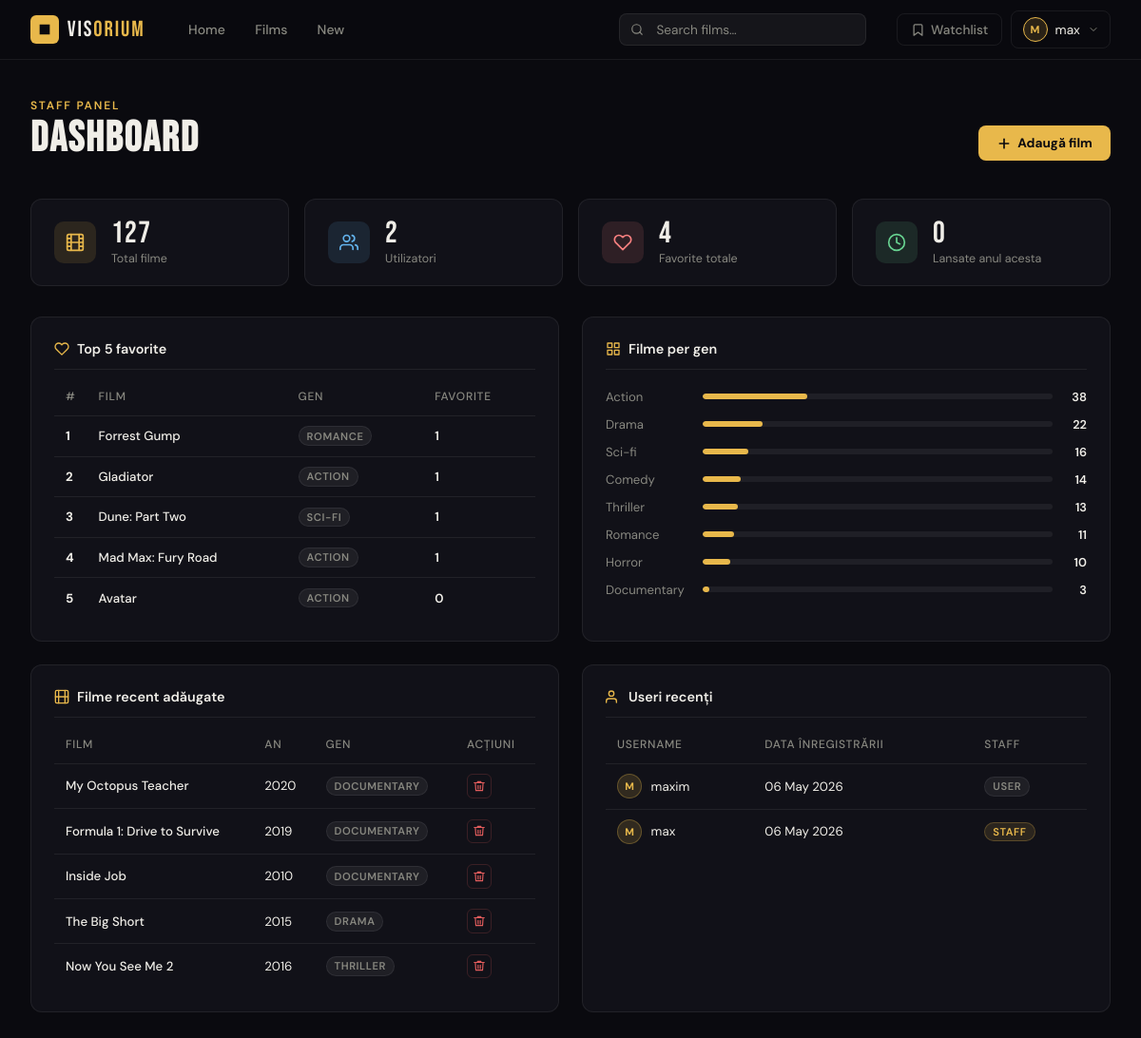
The page /dashboard/ (signed in) on the database its author committed.
### apps/catalog/models.py (models this page shows, shortened)
class Movie(models.Model):
    GENRE_CHOICES = [
        ('action', 'Action'),
        ('comedy', 'Comedy'),
        ('drama', 'Drama'),
        ('horror', 'Horror'),
        ('sci-fi', 'Sci-Fi'),
        ('thriller', 'Thriller'),
        ('romance', 'Romance'),
        ('documentary', 'Documentary'),
    ]
    title = models.CharField(max_length=70)
    description = models.TextField()
    image = models.ImageField(upload_to='posters/', null=True, blank=True)
    genre = models.CharField(max_length=50, choices=GENRE_CHOICES)
    duration = models.IntegerField(blank=True, null=True)
    release_year = models.IntegerField()

### apps/catalog/views.py (the view)
# urls.py: path('dashboard/', views.admin_dashboard, name='admin_dashboard'),
@staff_member_required
def admin_dashboard(request):
    total_movies = Movie.objects.count()
    total_users = User.objects.count()
    total_favorites = Favorite.objects.count()
    new_this_year = Movie.objects.filter(release_year=datetime.now().year).count()
    movies_by_genre = (
        Movie.objects.values('genre')
        .annotate(count=Count('id'))
        .order_by('-count')
    )
    top_movies = (
        Movie.objects.annotate(fav_count=Count('favorited_by'))
        .order_by('-fav_count')[:5]
    )
    recent_movies = Movie.objects.order_by('-id')[:5]
    recent_users = User.objects.order_by('-date_joined')[:5]
    return render(request, 'catalog/admin_dashboard.html', {
        'total_movies':    total_movies,
        'total_users':     total_users,
        'total_favorites': total_favorites,
        'new_this_year':   new_this_year,
        'movies_by_genre': movies_by_genre,
        'top_movies':      top_movies,
        'recent_movies':   recent_movies,
        'recent_users':    recent_users,
    })

### templates/catalog/admin_dashboard.html (shortened to what this page needs)
{% extends 'base.html' %}
{% load static %}
{% block extra_css %}
    <link rel="stylesheet" href="{% static 'css/dashboard.css' %}">
{% endblock %}
{% block content %}
<div class="dash-wrapper">
    <div class="dash-header">
        <div>
            <p class="dash-eyebrow">Staff Panel</p>
            <h1 class="dash-title">Dashboard</h1>
        </div>
        <a href="{% url 'admin_add_movie' %}" class="btn-add">
            <svg viewBox="0 0 24 24" fill="none" stroke-width="2.5" stroke-linecap="round" stroke-linejoin="round">
                <line x1="12" y1="5" x2="12" y2="19"/><line x1="5" y1="12" x2="19" y2="12"/>
            </svg>
            Adaugă film
        </a>
    </div>
    <div class="stats-grid">
        <div class="stat-card">
            <div class="stat-icon stat-icon--movies">
                <svg viewBox="0 0 24 24" fill="none" stroke-width="2" stroke-linecap="round" stroke-linejoin="round">
                    <rect x="2" y="2" width="20" height="20" rx="2"/>
                    <path d="M7 2v20M17 2v20M2 12h20M2 7h5M17 7h5M2 17h5M17 17h5"/>
                </svg>
            </div>
            <div>
                <p class="stat-value">{{ total_movies }}</p>
                <p class="stat-label">Total filme</p>
            </div>
        </div>
        <div class="stat-card">
            <div class="stat-icon stat-icon--users">
                <svg viewBox="0 0 24 24" fill="none" stroke-width="2" stroke-linecap="round" stroke-linejoin="round">
                    <path d="M17 21v-2a4 4 0 0 0-4-4H5a4 4 0 0 0-4 4v2"/>
                    <circle cx="9" cy="7" r="4"/>
                    <path d="M23 21v-2a4 4 0 0 0-3-3.87"/>
                    <path d="M16 3.13a4 4 0 0 1 0 7.75"/>
                </svg>
            </div>
            <div>
                <p class="stat-value">{{ total_users }}</p>
                <p class="stat-label">Utilizatori</p>
            </div>
        </div>
        <div class="stat-card">
            <div class="stat-icon stat-icon--favs">
                <svg viewBox="0 0 24 24" fill="none" stroke-width="2" stroke-linecap="round" stroke-linejoin="round">
                    <path d="M20.84 4.61a5.5 5.5 0 0 0-7.78 0L12 5.67l-1.06-1.06a5.5 5.5 0 0 0-7.78 7.78l1.06 1.06L12 21.23l7.78-7.78 1.06-1.06a5.5 5.5 0 0 0 0-7.78z"/>
                </svg>
            </div>
            <div>
                <p class="stat-value">{{ total_favorites }}</p>
                <p class="stat-label">Favorite totale</p>
            </div>
        </div>
        <div class="stat-card">
            <div class="stat-icon stat-icon--new">
                <svg viewBox="0 0 24 24" fill="none" stroke-width="2" stroke-linecap="round" stroke-linejoin="round">
                    <circle cx="12" cy="12" r="10"/>
                    <polyline points="12 6 12 12 16 14"/>
                </svg>
            </div>
            <div>
                <p class="stat-value">{{ new_this_year }}</p>
                <p class="stat-label">Lansate anul acesta</p>
            </div>
        </div>
    </div>
    <div class="dash-grid">
        <div class="dash-card">
            <h2 class="dash-card-title">
                <svg viewBox="0 0 24 24" fill="none" stroke-width="2" stroke-linecap="round" stroke-linejoin="round">
                    <path d="M20.84 4.61a5.5 5.5 0 0 0-7.78 0L12 5.67l-1.06-1.06a5.5 5.5 0 0 0-7.78 7.78l1.06 1.06L12 21.23l7.78-7.78 1.06-1.06a5.5 5.5 0 0 0 0-7.78z"/>
                </svg>
                Top 5 favorite
            </h2>
            <div class="table-wrap">
                <table class="dash-table">
                    <thead>
                        <tr>
                            <th>#</th>
                            <th>Film</th>
                            <th>Gen</th>
                            <th>Favorite</th>
                        </tr>
                    </thead>
                    <tbody>
                        {% for movie in top_movies %}
                        <tr>
                            <td class="rank">{{ forloop.counter }}</td>
                            <td class="movie-name">{{ movie.title }}</td>
                            <td><span class="badge">{{ movie.get_genre_display }}</span></td>
                            <td class="fav-count">{{ movie.fav_count }}</td>
                        </tr>
                        {% empty %}
                        <tr><td colspan="4" class="empty-row">Nicio dată disponibilă</td></tr>
                        {% endfor %}
                    </tbody>
                </table>
            </div>
        </div>
        <div class="dash-card">
            <h2 class="dash-card-title">
                <svg viewBox="0 0 24 24" fill="none" stroke-width="2" stroke-linecap="round" stroke-linejoin="round">
                    <rect x="3" y="3" width="7" height="7"/><rect x="14" y="3" width="7" height="7"/>
                    <rect x="14" y="14" width="7" height="7"/><rect x="3" y="14" width="7" height="7"/>
                </svg>
                Filme per gen
            </h2>
            <div class="genre-stats">
                {% for item in movies_by_genre %}
                <div class="genre-row">
                    <span class="genre-name">{{ item.genre|capfirst }}</span>
                    <div class="genre-bar-wrap">
                        <div class="genre-bar-fill"
                             style="width: {% widthratio item.count total_movies 100 %}%">
                        </div>
                    </div>
                    <span class="genre-count">{{ item.count }}</span>
                </div>
                {% endfor %}
            </div>
        </div>
        <div class="dash-card">
            <h2 class="dash-card-title">
                <svg viewBox="0 0 24 24" fill="none" stroke-width="2" stroke-linecap="round" stroke-linejoin="round">
                    <rect x="2" y="2" width="20" height="20" rx="2"/>
                    <path d="M7 2v20M17 2v20M2 12h20"/>
                </svg>
                Filme recent adăugate
            </h2>
            <div class="table-wrap">
                <table class="dash-table">
                    <thead>
                        <tr>
                            <th>Film</th>
                            <th>An</th>
                            <th>Gen</th>
                            <th>Acțiuni</th>
                        </tr>
                    </thead>
                    <tbody>
                        {% for movie in recent_movies %}
                        <tr>
                            <td class="movie-name">{{ movie.title }}</td>
                            <td>{{ movie.release_year }}</td>
                            <td><span class="badge">{{ movie.get_genre_display }}</span></td>
                            <td>
                                <form method="POST" action="{% url 'admin_delete_movie' movie.id %}"
                                      onsubmit="return confirm('Ștergi „{{ movie.title }}"?')">
                                    <button type="submit" class="btn-delete">
                                        <svg viewBox="0 0 24 24" fill="none" stroke-width="2" stroke-linecap="round" stroke-linejoin="round">
                                            <polyline points="3 6 5 6 21 6"/>
                                            <path d="M19 6l-1 14H6L5 6"/>
                                            <path d="M10 11v6M14 11v6"/>
                                            <path d="M9 6V4h6v2"/>
                                        </svg>
                                    </button>
                                </form>
                            </td>
                        </tr>
                        {% empty %}
                        <tr><td colspan="4" class="empty-row">Niciun film adăugat</td></tr>
                        {% endfor %}
                    </tbody>
                </table>
            </div>
        </div>
        <div class="dash-card">
            <h2 class="dash-card-title">
                <svg viewBox="0 0 24 24" fill="none" stroke-width="2" stroke-linecap="round" stroke-linejoin="round">
                    <path d="M17 21v-2a4 4 0 0 0-4-4H5a4 4 0 0 0-4 4v2"/>
                    <circle cx="9" cy="7" r="4"/>
                </svg>
                Useri recenți
            </h2>
            <div class="table-wrap">
                <table class="dash-table">
                    <thead>
                        <tr>
                            <th>Username</th>
                            <th>Data înregistrării</th>
                            <th>Staff</th>
                        </tr>
                    </thead>
                    <tbody>
                        {% for user in recent_users %}
                        <tr>
                            <td>
                                <div class="user-row">
                                    <div class="user-avatar-sm">{{ user.username|first|upper }}</div>
                                    {{ user.username }}
                                </div>
                            </td>
                            <td>{{ user.date_joined|date:"d M Y" }}</td>
                            <td>
                                {% if user.is_staff %}
                                    <span class="badge badge--accent">Staff</span>
                                {% else %}
                                    <span class="badge">User</span>
                                {% endif %}
                            </td>
                        </tr>
                        {% empty %}
                        <tr><td colspan="3" class="empty-row">Niciun user</td></tr>
                        {% endfor %}
                    </tbody>
                </table>
            </div>
        </div>
    </div>
</div>
{% endblock %}

### templates/base.html (shortened to what this page needs)
{% load static %}
<!DOCTYPE html>
<html lang="en">
<head>
    <link rel="stylesheet" href="{% static 'css/nav-bar.css' %}">
    {% block extra_css %}{% endblock %}
</head>
<body>
    {% include 'navbar.html' %}
    <main>
        {% block content %}{% endblock %}
    </main>
</body>
</html>

### templates/navbar.html (shortened to what this page needs)
{% load static %}
<nav>
    <div class="nav-inner">
        <a href="{% url 'home' %}" class="nav-logo">
            <div class="logo-icon">
                <svg viewBox="0 0 24 24"><path d="M4 4h16v16H4zM8 4v16M4 8h4M4 12h4M4 16h4"/></svg>
            </div>
            <span class="logo-text">Vis<span>orium</span></span>
        </a>
        <div class="nav-links">
            <a href="{% url 'home' %}" class="nav-link">Home</a>
            <a href="{% url 'home' %}" class="nav-link">Films</a>
            <a href="{% url 'new_release' %}" class="nav-link">New</a>
        </div>
        <div class="nav-search">
            <svg viewBox="0 0 24 24" fill="none" stroke-width="2" stroke-linecap="round" stroke-linejoin="round">
                <circle cx="11" cy="11" r="8"/><line x1="21" y1="21" x2="16.65" y2="16.65"/>
            </svg>
            <form method="GET" action="{% url 'search' %}">
                <input type="text" name="q" placeholder="Search films…" value="{{ request.GET.q }}">
            </form>
        </div>
        <div class="nav-right">
            {% if user.is_authenticated %}
                <a href="{% url 'watchlist' %}" class="btn-watchlist">
                    <svg viewBox="0 0 24 24" stroke-width="2" stroke-linecap="round" stroke-linejoin="round">
                        <path d="M19 21l-7-5-7 5V5a2 2 0 0 1 2-2h10a2 2 0 0 1 2 2z"/>
                    </svg>
                    Watchlist
                </a>
                <div class="nav-user" tabindex="0">
                    <button class="user-trigger">
                        <div class="user-avatar">{{ user.username|first|upper }}</div>
                        {{ user.username }}
                        <svg viewBox="0 0 24 24" stroke-width="2" stroke-linecap="round" stroke-linejoin="round">
                            <polyline points="6 9 12 15 18 9"/>
                        </svg>
                    </button>
                </div>
            {% else %}
                <a href="{% url 'login' %}" class="btn-login">Log in</a>
            {% endif %}
        </div>
    </div>
</nav>

### rows shown on the page
Movie: title "Forrest Gump", genre "ROMANCE", fav_count "1"
Movie: title "Gladiator", genre "ACTION", fav_count "1"
Movie: title "Dune: Part Two", genre "SCI-FI", fav_count "1"
Movie: title "Mad Max: Fury Road", genre "ACTION", fav_count "1"
Movie: title "Avatar", genre "ACTION", fav_count "0"
Movie: title "My Octopus Teacher", release_year "2020", genre "DOCUMENTARY"
Movie: title "Formula 1: Drive to Survive", release_year "2019", genre "DOCUMENTARY"
Movie: title "Inside Job", release_year "2010", genre "DOCUMENTARY"
Movie: title "The Big Short", release_year "2015", genre "DRAMA"
Movie: title "Now You See Me 2", release_year "2016", genre "THRILLER"

### other values the page prints
{{ user.username|first|upper }} "M"
{{ user.username }} "max"
{{ total_movies }} "127"
{{ total_users }} "2"
{{ total_favorites }} "4"
{{ new_this_year }} "0"
{{ item.genre|capfirst }} "Action" "Drama" "Sci-fi" "Comedy" "Thriller" "Romance" "Horror" "Documentary"
{{ item.count }} "38" "22" "16" "14" "13" "11" "10" "3"
{{ user.username }} "maxim"
{{ user.date_joined|date:"d M Y" }} "06 May 2026"
